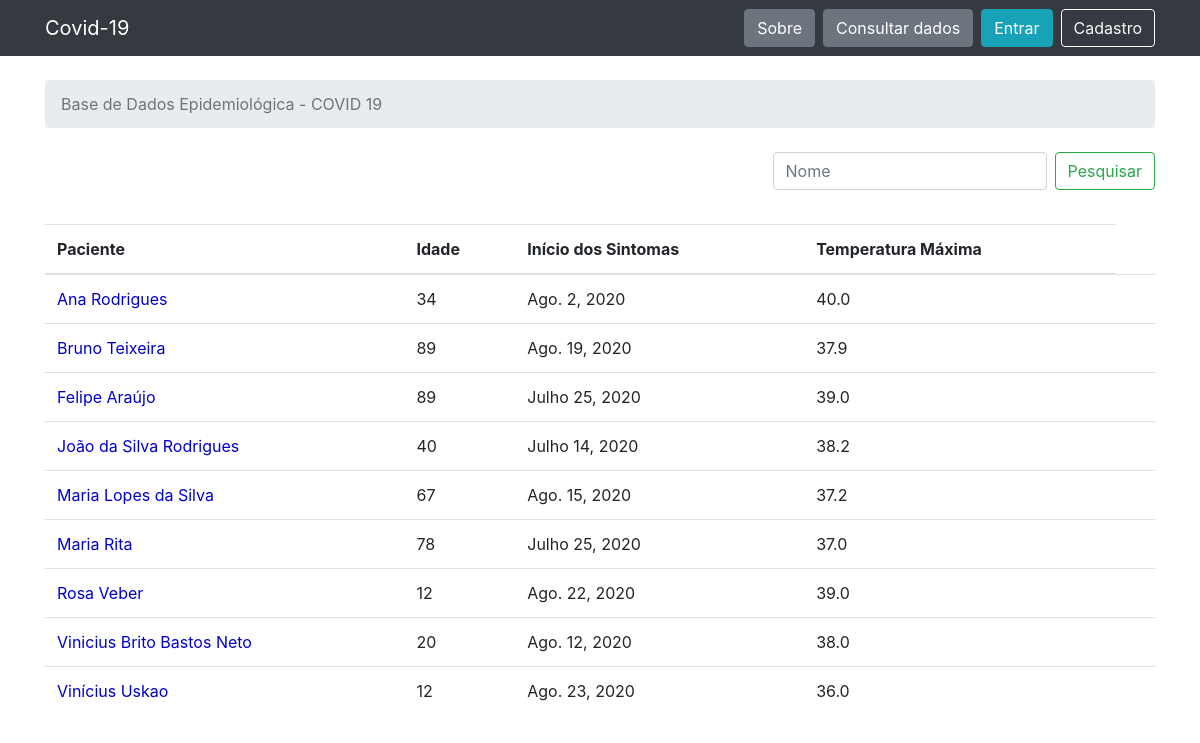
/pacientes/, run on an earlier commit of the app's database.
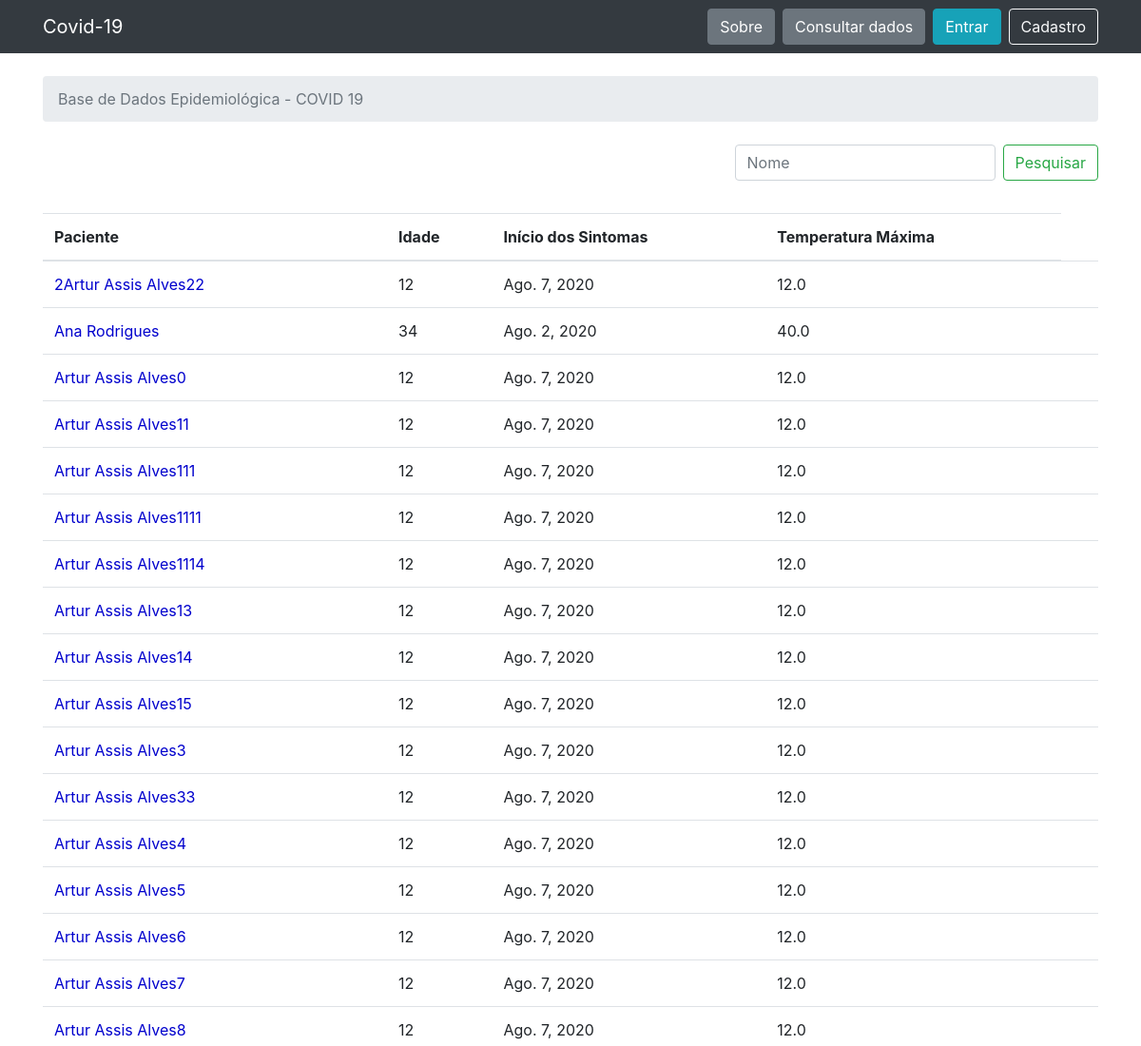
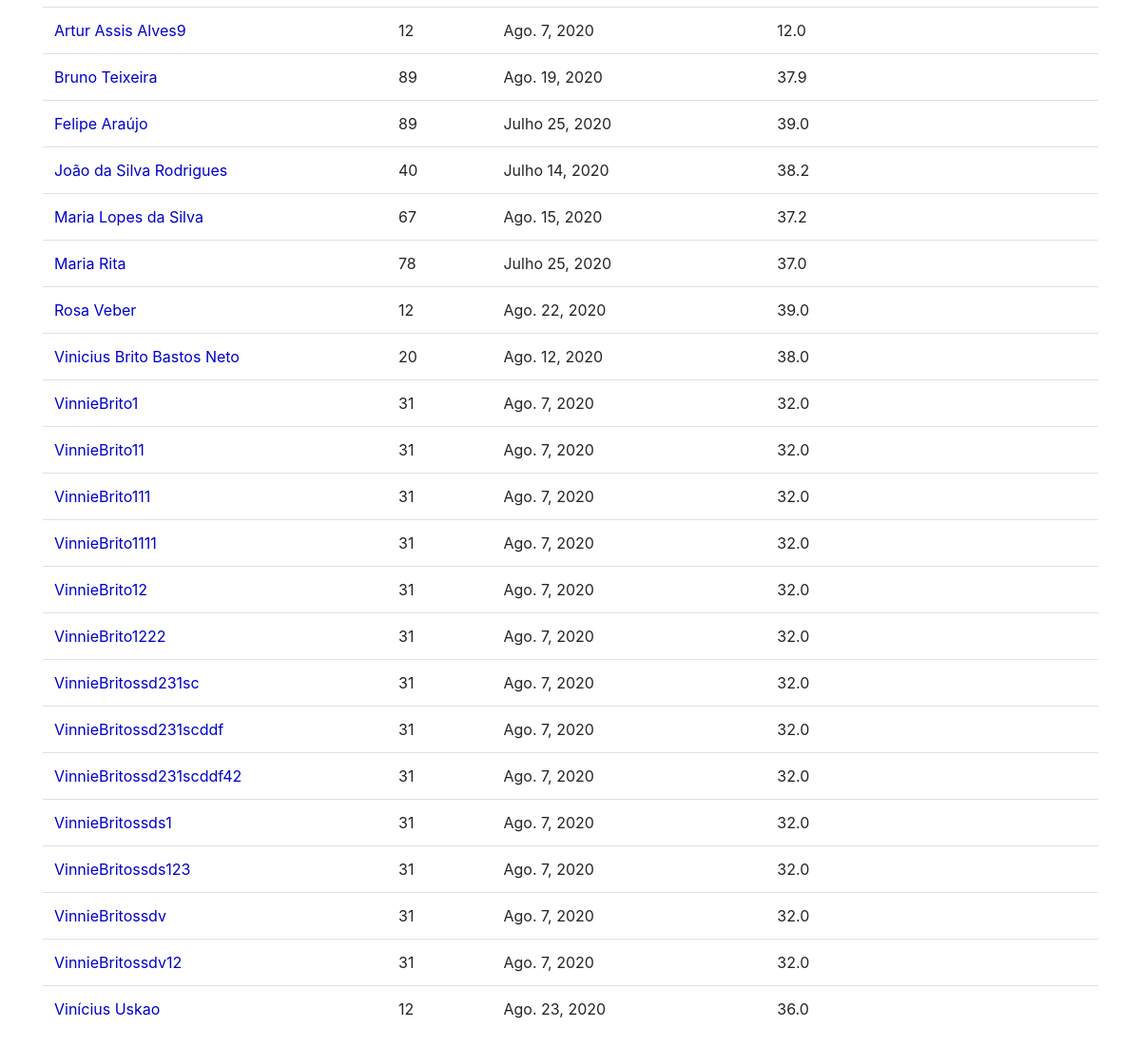
And on a later commit of the database (2 pictures, top to bottom).
### pacientes/models.py (models this page shows, shortened)
class Paciente(models.Model):
    nome = models.CharField(max_length=30, unique=True)
    idade = models.IntegerField(null=True)
    temperatura_maxima = models.FloatField(null=True)
    data_inicio_sintomas = models.DateField(null=True)

### pacientes/views.py (the view)
# urls.py: url(r'^pacientes/$', views.patient_edit, name='patient_edit'),
def patient_edit(request):
    pesquisar = request.GET.get('pesquisar')
    if pesquisar is not None:
        pacientes = Paciente.objects.filter(nome__startswith=pesquisar).order_by('nome')
        if len(pesquisar) == 0:
            pesquisar = "Nome"
    else:
        pacientes = Paciente.objects.all().order_by('nome')
        pesquisar = "Nome"
    return render(request, 'patient_edit.html', {'pacientes': pacientes, 'pesquisar': pesquisar})

### templates/patient_edit.html
{% extends 'base.html' %}
{% block breadcrumb %}
  <li class="breadcrumb-item active">Base de Dados Epidemiológica - COVID 19</li>
{% endblock %}
{% block content %}
    <form class="form-inline float-right">
        <input class="form-control mr-sm-2" type="search" placeholder="{{ pesquisar }}" aria-label="Pesquisar" name="pesquisar">
        <button class="btn btn-outline-success my-2 my-sm-0" type="submit">Pesquisar</button>
    </form>
    <br>
    <br>
    <br>
  <table class="table">
    <thead class="thead-inverse">
      <tr>
        <th>Paciente</th>
          <th>Idade</th>
          <th>Início dos Sintomas</th>
          <th>Temperatura Máxima</th>
      </tr>
    </thead>
    <tbody>
          {% for patient in pacientes %}
            <tr>
                <td>
                    <a href="{% url 'patient_description' patient.pk %}" style="color:mediumblue">{{ patient.nome }}</a>
                </td>
                <td class="align-middle">{{ patient.idade }}</td>
                <td class="align-middle">{{ patient.data_inicio_sintomas }}</td>
                <td class="align-middle">{{ patient.temperatura_maxima }}</td>
                <td></td>
            </tr>
          {% endfor %}
    </tbody>
  </table>
{% endblock %}

### templates/base.html (shortened to what this page needs)
{% load static %}<!DOCTYPE html>
<html>
  <head>
      <link rel="stylesheet" href="https://maxcdn.bootstrapcdn.com/bootstrap/4.0.0/css/bootstrap.min.css">
  </head>
  <body>
  {% block body %}
      <nav class="navbar navbar-expand-sm navbar-dark bg-dark">
          <div class="container">
              {% if user.is_authenticated %}
                  <a class="navbar-brand" href="{% url 'home_logged' %}">Covid-19</a>
              {% else %}
                  <a class="navbar-brand" href="{% url 'home' %}">Covid-19</a>
              {% endif %}
              <div class="collapse navbar-collapse" id="mainMenu">
                  {% if user.is_authenticated %}
                      <ul class="navbar-nav ml-auto">
                          <li class="nav-item dropdown">
                              <a class="nav-link dropdown-toggle" href="#" id="userMenu" data-toggle="dropdown" aria-haspopup="true" aria-expanded="false">
                                  {{ user.username }}
                              </a>
                              <div class="dropdown-menu dropdown-menu-right" aria-labelledby="userMenu">
                                  <a class="dropdown-item" href="{% url 'home_logged' %}">Mural</a>
                                  <a class="dropdown-item" href="{% url 'conta' %}">Minha Conta</a>
                                  <a class="dropdown-item" href="{% url 'mudar-senha' %}">Alterar Senha</a>
                                  <div class="dropdown-divider"></div>
                                  <a class="dropdown-item" href="{% url 'logout' %}">Sair</a>
                              </div>
                          </li>
                      </ul>
                  {% else %}
                      <form class="form-inline ml-auto">
                          <a href="{% url 'about' %}" type="button" class="btn btn-secondary ml-2">Sobre</a>
                          <a href="{% url 'query_data' %}" type="button" class="btn btn-secondary ml-2">Consultar dados</a>
                          <a href="{% url 'login' %}" class="btn btn-info ml-2">Entrar</a>
                          <a href="{% url 'signup' %}" class="btn btn-outline-light ml-2">Cadastro</a>
                      </form>
                  {% endif %}
              </div>
          </div>
      </nav>
      <div class="container">
          <ol class="breadcrumb my-4">
              {% block breadcrumb %}
              {% endblock %}
          </ol>
          {% block content %}
          {% endblock %}
      </div>
  {% endblock body %}
  </body>
</html>

What changed in the data, as far as the page shows it:
added Paciente: nome "2Artur Assis Alves22", idade "12", data_inicio_sintomas "Ago. 7, 2020", temperatura_maxima "12.0"
added Paciente: nome "Artur Assis Alves0", idade "12", data_inicio_sintomas "Ago. 7, 2020", temperatura_maxima "12.0"
added Paciente: nome "Artur Assis Alves11", idade "12", data_inicio_sintomas "Ago. 7, 2020", temperatura_maxima "12.0"
added Paciente: nome "Artur Assis Alves111", idade "12", data_inicio_sintomas "Ago. 7, 2020", temperatura_maxima "12.0"
added Paciente: nome "Artur Assis Alves1111", idade "12", data_inicio_sintomas "Ago. 7, 2020", temperatura_maxima "12.0"
added Paciente: nome "Artur Assis Alves1114", idade "12", data_inicio_sintomas "Ago. 7, 2020", temperatura_maxima "12.0"
added Paciente: nome "Artur Assis Alves13", idade "12", data_inicio_sintomas "Ago. 7, 2020", temperatura_maxima "12.0"
added Paciente: nome "Artur Assis Alves14", idade "12", data_inicio_sintomas "Ago. 7, 2020", temperatura_maxima "12.0"
added Paciente: nome "Artur Assis Alves15", idade "12", data_inicio_sintomas "Ago. 7, 2020", temperatura_maxima "12.0"
added Paciente: nome "Artur Assis Alves3", idade "12", data_inicio_sintomas "Ago. 7, 2020", temperatura_maxima "12.0"
added Paciente: nome "Artur Assis Alves33", idade "12", data_inicio_sintomas "Ago. 7, 2020", temperatura_maxima "12.0"
added Paciente: nome "Artur Assis Alves4", idade "12", data_inicio_sintomas "Ago. 7, 2020", temperatura_maxima "12.0"
added Paciente: nome "Artur Assis Alves5", idade "12", data_inicio_sintomas "Ago. 7, 2020", temperatura_maxima "12.0"
added Paciente: nome "Artur Assis Alves6", idade "12", data_inicio_sintomas "Ago. 7, 2020", temperatura_maxima "12.0"
added Paciente: nome "Artur Assis Alves7", idade "12", data_inicio_sintomas "Ago. 7, 2020", temperatura_maxima "12.0"
added Paciente: nome "Artur Assis Alves8", idade "12", data_inicio_sintomas "Ago. 7, 2020", temperatura_maxima "12.0"
added Paciente: nome "Artur Assis Alves9", idade "12", data_inicio_sintomas "Ago. 7, 2020", temperatura_maxima "12.0"
added Paciente: nome "VinnieBrito1", idade "31", data_inicio_sintomas "Ago. 7, 2020", temperatura_maxima "32.0"
added Paciente: nome "VinnieBrito11", idade "31", data_inicio_sintomas "Ago. 7, 2020", temperatura_maxima "32.0"
added Paciente: nome "VinnieBrito111", idade "31", data_inicio_sintomas "Ago. 7, 2020", temperatura_maxima "32.0"
added Paciente: nome "VinnieBrito1111", idade "31", data_inicio_sintomas "Ago. 7, 2020", temperatura_maxima "32.0"
added Paciente: nome "VinnieBrito12", idade "31", data_inicio_sintomas "Ago. 7, 2020", temperatura_maxima "32.0"
added Paciente: nome "VinnieBrito1222", idade "31", data_inicio_sintomas "Ago. 7, 2020", temperatura_maxima "32.0"
added Paciente: nome "VinnieBritossd231sc", idade "31", data_inicio_sintomas "Ago. 7, 2020", temperatura_maxima "32.0"
added Paciente: nome "VinnieBritossd231scddf", idade "31", data_inicio_sintomas "Ago. 7, 2020", temperatura_maxima "32.0"
added Paciente: nome "VinnieBritossd231scddf42", idade "31", data_inicio_sintomas "Ago. 7, 2020", temperatura_maxima "32.0"
added Paciente: nome "VinnieBritossds1", idade "31", data_inicio_sintomas "Ago. 7, 2020", temperatura_maxima "32.0"
added Paciente: nome "VinnieBritossds123", idade "31", data_inicio_sintomas "Ago. 7, 2020", temperatura_maxima "32.0"
added Paciente: nome "VinnieBritossdv", idade "31", data_inicio_sintomas "Ago. 7, 2020", temperatura_maxima "32.0"
added Paciente: nome "VinnieBritossdv12", idade "31", data_inicio_sintomas "Ago. 7, 2020", temperatura_maxima "32.0"
